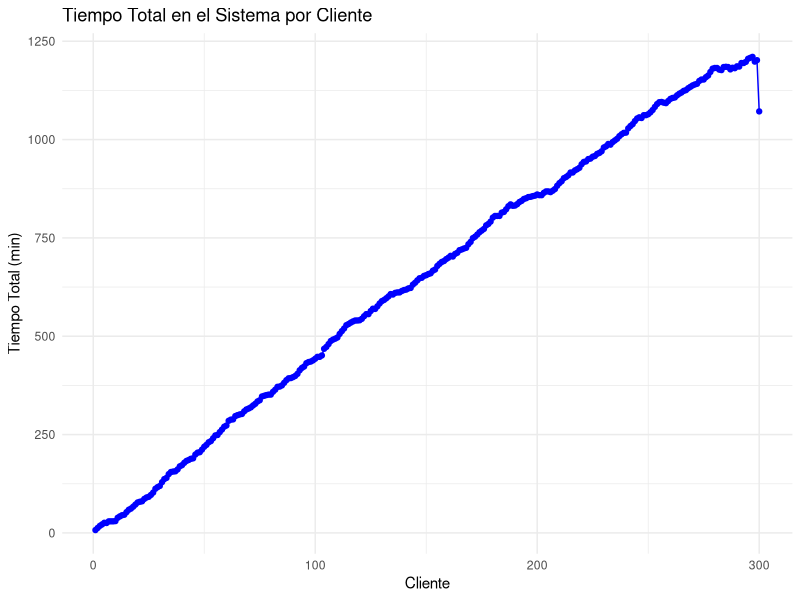
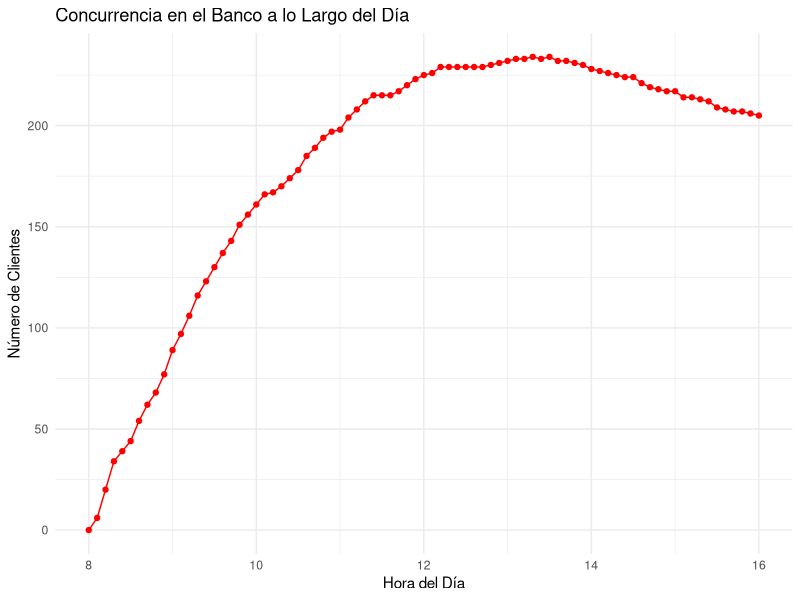

Recreate these plots in R, in order.
# Simulación de atención de 300 clientes en un banco, Horario: 8:00 AM a 4:00 PM

set.seed(123)  # Semilla

# Parámetros del ejercicio
n_clientes    <- 300
horas_apertura <- 8    # 8:00 AM
horas_cierre   <- 16   # 4:00 PM
duracion_dia   <- horas_cierre - horas_apertura  # Duración en horas

# 1. Tiempos de llegada de los clientes
# Se generan valores con distribución normal (usando valores absolutos para que sean positivos)
llegadas_normales   <- abs(rnorm(n_clientes, mean = 0, sd = 1))
# Se escalan los tiempos para que queden entre 8:00 y 16:00 y se ordenan cronológicamente
llegadas_ajustadas  <- sort(horas_apertura + (llegadas_normales / max(llegadas_normales)) * duracion_dia)

# 2. Asignación de cajas y tiempos de trámite
# Probabilidades para cada caja: Caja 1 (20%), Caja 2 (30%), Caja 3 (50%)
cajas <- sample(c(1, 2, 3), n_clientes, replace = TRUE, prob = c(0.2, 0.3, 0.5))

# Generar tiempos de trámite según la caja asignada:
# - Caja 1: Distribución exponencial con media 5 minutos.
# - Caja 2: Distribución uniforme entre 5 y 10 minutos.
# - Caja 3: Distribución Poisson con media 4 minutos.
tiempos_tramite <- numeric(n_clientes)
for (i in 1:n_clientes) {
  if (cajas[i] == 1) {
    tiempos_tramite[i] <- rexp(1, rate = 1/5)
  } else if (cajas[i] == 2) {
    tiempos_tramite[i] <- runif(1, min = 5, max = 10)
  } else {  # Caja 3
    tiempos_tramite[i] <- rpois(1, lambda = 4)
  }
}
# Convertir tiempos de trámite de minutos a horas
tiempos_tramite_horas <- tiempos_tramite / 60

# 3. Simulación de la atención de los clientes
# Se calcula el momento en que inicia y finaliza la atención para cada cliente
tiempo_inicio <- numeric(n_clientes)
tiempo_fin    <- numeric(n_clientes)

for (i in 1:n_clientes) {
  if (i == 1) {
    tiempo_inicio[i] <- llegadas_ajustadas[i]  # El primer cliente es atendido al llegar
  } else {
    # Cada cliente inicia cuando llega o cuando el anterior finalizó, lo que ocurra más tarde
    tiempo_inicio[i] <- max(llegadas_ajustadas[i], tiempo_fin[i - 1])
  }
  tiempo_fin[i] <- tiempo_inicio[i] + tiempos_tramite_horas[i]
}

# Tiempo total que cada cliente pasa en el sistema (desde su llegada hasta que finaliza su trámite)
tiempo_total <- tiempo_fin - llegadas_ajustadas

# Crear un data frame con los resultados
resultado <- data.frame(
  Cliente        = 1:n_clientes,
  Llegada        = round(llegadas_ajustadas, 2),
  Inicio_Atencion= round(tiempo_inicio, 2),
  Fin_Atencion   = round(tiempo_fin, 2),
  Tiempo_Total   = round(tiempo_total, 2),
  Caja           = cajas
)

# Visualizar los primeros resultados
print("Resultados de la simulación:")
print(head(resultado, 10))

# Determinar la hora más concurrida del día
# Se evalúa la concurrencia en intervalos de 0.1 horas (~6 minutos)
horas      <- seq(horas_apertura, horas_cierre, by = 0.1)
concurrencia <- sapply(horas, function(h) sum(llegadas_ajustadas <= h & tiempo_fin > h))
hora_pico  <- horas[which.max(concurrencia)]
print(paste("La hora más concurrida es:", round(hora_pico, 2), "horas"))

# 4. Graficar resultados
library(ggplot2)

# Gráfico del Tiempo Total en el Sistema por Cliente (convertido a minutos)
ggplot(resultado, aes(x = Cliente, y = Tiempo_Total * 60)) +
  geom_point(color = "blue") +
  geom_line(color = "blue") +
  labs(title = "Tiempo Total en el Sistema por Cliente",
       x = "Cliente", y = "Tiempo Total (min)") +
  theme_minimal()

# Gráfico de la concurrencia en el banco a lo largo del día
data_concurrencia <- data.frame(Hora = horas, Concurrencia = concurrencia)

ggplot(data_concurrencia, aes(x = Hora, y = Concurrencia)) +
  geom_line(color = "red") +
  geom_point(color = "red") +
  labs(title = "Concurrencia en el Banco a lo Largo del Día",
       x = "Hora del Día", y = "Número de Clientes") +
  theme_minimal()
